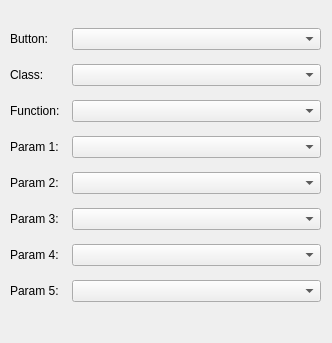
<?xml version="1.0" encoding="UTF-8"?>
<ui version="4.0">
 <class>uiBinderDialog</class>
 <widget class="QWidget" name="uiBinderDialog">
  <property name="geometry">
   <rect>
    <x>0</x>
    <y>0</y>
    <width>332</width>
    <height>343</height>
   </rect>
  </property>
  <property name="windowTitle">
   <string>Form</string>
  </property>
  <widget class="QWidget" name="">
   <property name="geometry">
    <rect>
     <x>10</x>
     <y>20</y>
     <width>311</width>
     <height>292</height>
    </rect>
   </property>
   <layout class="QVBoxLayout" name="verticalLayout">
    <item>
     <layout class="QHBoxLayout" name="horizontalLayout_2" stretch="0,2">
      <property name="spacing">
       <number>6</number>
      </property>
      <property name="leftMargin">
       <number>0</number>
      </property>
      <property name="rightMargin">
       <number>0</number>
      </property>
      <item>
       <widget class="QLabel" name="labelButton">
        <property name="sizePolicy">
         <sizepolicy hsizetype="Preferred" vsizetype="Preferred">
          <horstretch>0</horstretch>
          <verstretch>0</verstretch>
         </sizepolicy>
        </property>
        <property name="minimumSize">
         <size>
          <width>56</width>
          <height>0</height>
         </size>
        </property>
        <property name="text">
         <string>Button:</string>
        </property>
       </widget>
      </item>
      <item>
       <widget class="QComboBox" name="comboButton">
        <property name="sizePolicy">
         <sizepolicy hsizetype="Preferred" vsizetype="Fixed">
          <horstretch>0</horstretch>
          <verstretch>0</verstretch>
         </sizepolicy>
        </property>
       </widget>
      </item>
     </layout>
    </item>
    <item>
     <layout class="QHBoxLayout" name="horizontalLayout_4" stretch="0,2">
      <property name="spacing">
       <number>6</number>
      </property>
      <property name="leftMargin">
       <number>0</number>
      </property>
      <item>
       <widget class="QLabel" name="labeClass">
        <property name="sizePolicy">
         <sizepolicy hsizetype="Preferred" vsizetype="Preferred">
          <horstretch>0</horstretch>
          <verstretch>0</verstretch>
         </sizepolicy>
        </property>
        <property name="minimumSize">
         <size>
          <width>56</width>
          <height>0</height>
         </size>
        </property>
        <property name="text">
         <string>Class:</string>
        </property>
       </widget>
      </item>
      <item>
       <widget class="QComboBox" name="comboClass">
        <property name="sizePolicy">
         <sizepolicy hsizetype="Preferred" vsizetype="Fixed">
          <horstretch>0</horstretch>
          <verstretch>0</verstretch>
         </sizepolicy>
        </property>
       </widget>
      </item>
     </layout>
    </item>
    <item>
     <layout class="QHBoxLayout" name="horizontalLayout_3">
      <item>
       <widget class="QLabel" name="labelFunction">
        <property name="sizePolicy">
         <sizepolicy hsizetype="Maximum" vsizetype="Preferred">
          <horstretch>0</horstretch>
          <verstretch>0</verstretch>
         </sizepolicy>
        </property>
        <property name="minimumSize">
         <size>
          <width>56</width>
          <height>0</height>
         </size>
        </property>
        <property name="text">
         <string>Function:</string>
        </property>
       </widget>
      </item>
      <item>
       <widget class="QComboBox" name="comboFunction">
        <property name="sizePolicy">
         <sizepolicy hsizetype="Minimum" vsizetype="Fixed">
          <horstretch>0</horstretch>
          <verstretch>0</verstretch>
         </sizepolicy>
        </property>
       </widget>
      </item>
     </layout>
    </item>
    <item>
     <layout class="QHBoxLayout" name="horizontalLayout_5">
      <item>
       <widget class="QLabel" name="labelParam_1">
        <property name="sizePolicy">
         <sizepolicy hsizetype="Maximum" vsizetype="Preferred">
          <horstretch>0</horstretch>
          <verstretch>0</verstretch>
         </sizepolicy>
        </property>
        <property name="minimumSize">
         <size>
          <width>56</width>
          <height>0</height>
         </size>
        </property>
        <property name="text">
         <string>Param 1:</string>
        </property>
       </widget>
      </item>
      <item>
       <widget class="QComboBox" name="comboParam_1">
        <property name="sizePolicy">
         <sizepolicy hsizetype="Minimum" vsizetype="Fixed">
          <horstretch>0</horstretch>
          <verstretch>0</verstretch>
         </sizepolicy>
        </property>
       </widget>
      </item>
     </layout>
    </item>
    <item>
     <layout class="QHBoxLayout" name="horizontalLayout_6">
      <item>
       <widget class="QLabel" name="labelParam_2">
        <property name="sizePolicy">
         <sizepolicy hsizetype="Maximum" vsizetype="Preferred">
          <horstretch>0</horstretch>
          <verstretch>0</verstretch>
         </sizepolicy>
        </property>
        <property name="minimumSize">
         <size>
          <width>56</width>
          <height>0</height>
         </size>
        </property>
        <property name="text">
         <string>Param 2:</string>
        </property>
       </widget>
      </item>
      <item>
       <widget class="QComboBox" name="comboParam_2">
        <property name="sizePolicy">
         <sizepolicy hsizetype="Minimum" vsizetype="Fixed">
          <horstretch>0</horstretch>
          <verstretch>0</verstretch>
         </sizepolicy>
        </property>
       </widget>
      </item>
     </layout>
    </item>
    <item>
     <layout class="QHBoxLayout" name="horizontalLayout_7">
      <item>
       <widget class="QLabel" name="labelParam_3">
        <property name="sizePolicy">
         <sizepolicy hsizetype="Maximum" vsizetype="Preferred">
          <horstretch>0</horstretch>
          <verstretch>0</verstretch>
         </sizepolicy>
        </property>
        <property name="minimumSize">
         <size>
          <width>56</width>
          <height>0</height>
         </size>
        </property>
        <property name="text">
         <string>Param 3:</string>
        </property>
       </widget>
      </item>
      <item>
       <widget class="QComboBox" name="comboParam_3">
        <property name="sizePolicy">
         <sizepolicy hsizetype="Minimum" vsizetype="Fixed">
          <horstretch>0</horstretch>
          <verstretch>0</verstretch>
         </sizepolicy>
        </property>
       </widget>
      </item>
     </layout>
    </item>
    <item>
     <layout class="QHBoxLayout" name="horizontalLayout_8">
      <item>
       <widget class="QLabel" name="labelParam_4">
        <property name="sizePolicy">
         <sizepolicy hsizetype="Maximum" vsizetype="Preferred">
          <horstretch>0</horstretch>
          <verstretch>0</verstretch>
         </sizepolicy>
        </property>
        <property name="minimumSize">
         <size>
          <width>56</width>
          <height>0</height>
         </size>
        </property>
        <property name="text">
         <string>Param 4:</string>
        </property>
       </widget>
      </item>
      <item>
       <widget class="QComboBox" name="comboParam_4">
        <property name="sizePolicy">
         <sizepolicy hsizetype="Minimum" vsizetype="Fixed">
          <horstretch>0</horstretch>
          <verstretch>0</verstretch>
         </sizepolicy>
        </property>
       </widget>
      </item>
     </layout>
    </item>
    <item>
     <layout class="QHBoxLayout" name="horizontalLayout_9">
      <item>
       <widget class="QLabel" name="labelParam_5">
        <property name="sizePolicy">
         <sizepolicy hsizetype="Maximum" vsizetype="Preferred">
          <horstretch>0</horstretch>
          <verstretch>0</verstretch>
         </sizepolicy>
        </property>
        <property name="minimumSize">
         <size>
          <width>56</width>
          <height>0</height>
         </size>
        </property>
        <property name="text">
         <string>Param 5:</string>
        </property>
       </widget>
      </item>
      <item>
       <widget class="QComboBox" name="comboParam_5">
        <property name="sizePolicy">
         <sizepolicy hsizetype="Minimum" vsizetype="Fixed">
          <horstretch>0</horstretch>
          <verstretch>0</verstretch>
         </sizepolicy>
        </property>
       </widget>
      </item>
     </layout>
    </item>
   </layout>
  </widget>
 </widget>
 <resources/>
 <connections/>
</ui>
